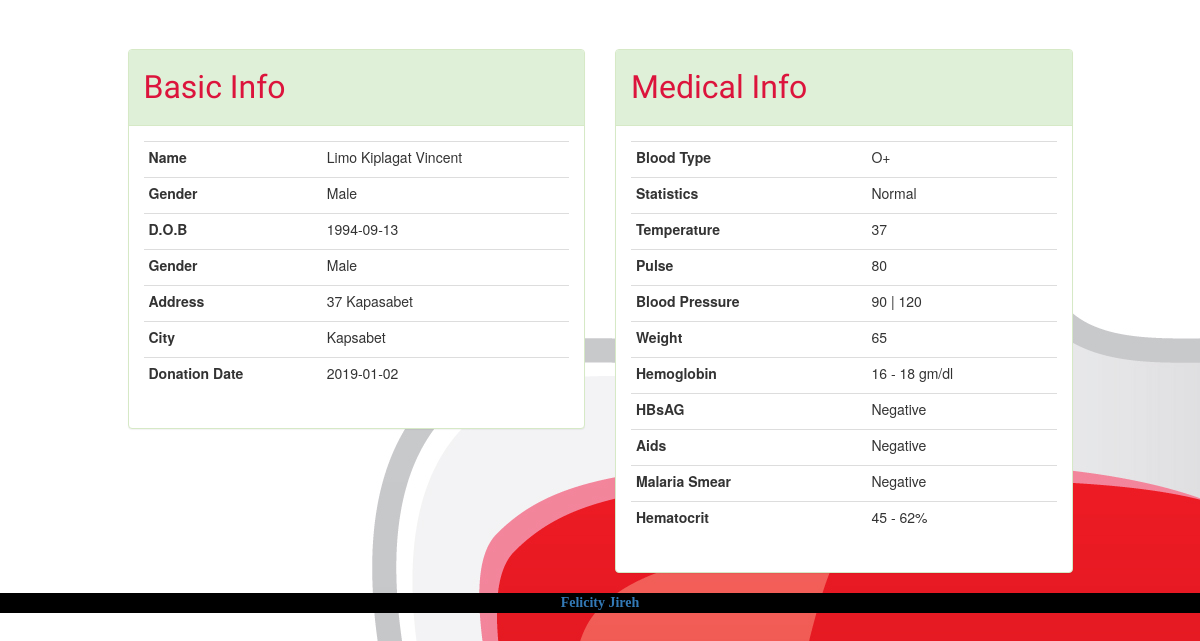
The page /profile.php?id=1 on the database its author committed.
### tables this page shows
CREATE TABLE IF NOT EXISTS `donors` (
  `id` int(11) NOT NULL,
  `fname` varchar(45) NOT NULL,
  `mname` varchar(45) DEFAULT NULL,
  `lname` varchar(45) NOT NULL,
  `sex` varchar(10) NOT NULL,
  `b_type` varchar(2) NOT NULL,
  `bday` date NOT NULL,
  `h_address` varchar(50) NOT NULL,
  `city` varchar(50) NOT NULL,
  `don_date` date NOT NULL,
  `stats` text NOT NULL,
  `temp` varchar(20) NOT NULL,
  `pulse` varchar(20) NOT NULL,
  `bp` varchar(20) NOT NULL,
  `hemoglobin` varchar(20) NOT NULL,
  `weight` varchar(20) NOT NULL,
  `hbsag` varchar(20) NOT NULL,
  `malaria_smear` varchar(20) NOT NULL,
  `aids` varchar(20) NOT NULL,
  `hematocrit` varchar(20) NOT NULL,
  `phone` varchar(15) NOT NULL,
  `mobile` varchar(15) NOT NULL
);

### php/DBConnect.php (called while the page is built, shortened)
<?php
class DBConnect {
    private $db = NULL;
    public function __construct() {
        $dsn = 'mysql:dbname=' . self::DB_NAME . ';host=' . self::DB_SERVER;
        try {
            $this->db = new PDO($dsn, self::DB_USER, self::DB_PASSWORD);
        } catch (PDOException $e) {
            throw new Exception('Connection failed: ' .
            $e->getMessage());
        }
        return $this->db;
    }
    public function getDonorProfileById($id){
        $stmt = $this->db->prepare("SELECT * FROM donors WHERE id=?");
        $stmt->execute([$id]);
        return $stmt->fetchAll();
    }
}

### profile.php (the view, shortened to what this page needs)
<?php
$id = $_GET['id'];
require_once 'php/DBConnect.php';
$db = new DBConnect();
$donor = $db->getDonorProfileById($id);
include 'layout/_header.php';
?>
<div class="container">
    <div class="row">
        <div class="col-sm-1"></div>
        <div class="col-md-5">
            <div class="panel panel-success">
                <div class="panel-heading">
                    <h5>Basic Info</h5>
                </div>
                <div class="panel-body">
                    <table class="table table-condensed">
                        <tr>
                            <td><label>Name</label></td>
                            <td><?= $donor[0]['fname']." ".$donor[0]['mname']." ".$donor[0]['lname']; ?></td>
                        </tr>
                        <tr>
                            <td><label>Gender</label></td>
                            <td><?= $donor[0]['sex']; ?></td>
                        </tr>
                        <tr>
                            <td><label>D.O.B</label></td>
                            <td><?= $donor[0]['bday']; ?></td>
                        </tr>
                        <tr>
                            <td><label> Gender </label></td>
                            <td><?= $donor[0]['sex']; ?></td>
                        </tr>
                        <tr>
                            <td><label> Address </label></td>
                            <td><?= wordwrap($donor[0]['h_address'], 26, '<br>'); ?></td>
                        </tr>
                        <tr>
                            <td><label> City </label></td>
                            <td><?= $donor[0]['city']; ?></td>
                        </tr>
                        <tr>
                            <td><label> Donation Date </label></td>
                            <td><?= $donor[0]['don_date']; ?></td>
                        </tr>
                    </table>
                </div>
            </div>
        </div>
        <div class="col-md-5">
            <div class="panel panel-success">
                <div class="panel-heading">
                    <h5>Medical Info</h5>
                </div>
                <div class="panel-body">
                    <table class="table table-condensed">
                        <tr>
                            <td><label>Blood Type</label></td>
                            <td><?= $donor[0]['b_type']; ?></td>
                        </tr>
                        <tr>
                            <td><label>Statistics</label></td>
                            <td><?= $donor[0]['stats']; ?></td>
                        </tr>
                        <tr>
                            <td><label>Temperature</label></td>
                            <td><?= $donor[0]['temp']; ?></td>
                        </tr>
                        <tr>
                            <td><label> Pulse </label></td>
                            <td><?= $donor[0]['pulse']; ?></td>
                        </tr>
                        <tr>
                            <td><label> Blood Pressure </label></td>
                            <td><?= $donor[0]['bp']; ?></td>
                        </tr>
                        <tr>
                            <td><label> Weight </label></td>
                            <td><?= $donor[0]['weight']; ?></td>
                        </tr>
                        <tr>
                            <td><label> Hemoglobin </label></td>
                            <td><?= $donor[0]['hemoglobin']; ?></td>
                        </tr>
                        <tr>
                            <td><label> HBsAG </label></td>
                            <td><?= $donor[0]['hbsag']; ?></td>
                        </tr>
                        <tr>
                            <td><label> Aids </label></td>
                            <td><?= $donor[0]['aids']; ?></td>
                        </tr>
                        <tr>
                            <td><label> Malaria Smear </label></td>
                            <td><?= $donor[0]['malaria_smear']; ?></td>
                        </tr>
                        <tr>
                            <td><label> Hematocrit </label></td>
                            <td><?= $donor[0]['hematocrit']; ?></td>
                        </tr>
                    </table>
                </div>
            </div>
        </div>
        <div class="col-sm-1"></div>
    </div>
</div>
<?php include 'layout/_footer.php'; ?>

### css/mystyle.css (style rules this page uses)
body { padding-top: 3.5em; background-image: url("../assets/bg_image.jpg"); }
h5 { font-size: xx-large; font-family: "Cantarell",cursive; color: crimson; }

### rows shown on the page
donors: fname "Limo", mname "Kiplagat", lname "Vincent", sex "Male", bday "1994-09-13", h_address "37 Kapasabet", city "Kapsabet", don_date "2019-01-02", b_type "O+", stats "Normal", temp "37", pulse "80", bp "90 | 120", weight "65", hemoglobin "16 - 18 gm/dl", hbsag "Negative", aids "Negative", malaria_smear "Negative", hematocrit "45 - 62%"
